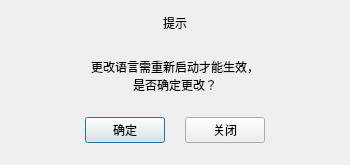
<?xml version="1.0" encoding="UTF-8"?>
<ui version="4.0">
 <class>TNLanguageChangeTipDialog</class>
 <widget class="QDialog" name="TNLanguageChangeTipDialog">
  <property name="geometry">
   <rect>
    <x>0</x>
    <y>0</y>
    <width>350</width>
    <height>165</height>
   </rect>
  </property>
  <property name="minimumSize">
   <size>
    <width>300</width>
    <height>100</height>
   </size>
  </property>
  <property name="maximumSize">
   <size>
    <width>418</width>
    <height>165</height>
   </size>
  </property>
  <property name="windowTitle">
   <string>Dialog</string>
  </property>
  <layout class="QVBoxLayout" name="verticalLayout" stretch="0,1,0">
   <property name="topMargin">
    <number>14</number>
   </property>
   <property name="bottomMargin">
    <number>22</number>
   </property>
   <item>
    <widget class="QLabel" name="languageTipTitle">
     <property name="text">
      <string>提示</string>
     </property>
     <property name="alignment">
      <set>Qt::AlignCenter</set>
     </property>
    </widget>
   </item>
   <item>
    <layout class="QVBoxLayout" name="verticalLayout_2">
     <property name="spacing">
      <number>0</number>
     </property>
     <property name="leftMargin">
      <number>0</number>
     </property>
     <property name="topMargin">
      <number>4</number>
     </property>
     <item>
      <spacer name="verticalSpacer">
       <property name="orientation">
        <enum>Qt::Vertical</enum>
       </property>
       <property name="sizeHint" stdset="0">
        <size>
         <width>20</width>
         <height>40</height>
        </size>
       </property>
      </spacer>
     </item>
     <item>
      <widget class="QLabel" name="languageTipLabel">
       <property name="minimumSize">
        <size>
         <width>0</width>
         <height>0</height>
        </size>
       </property>
       <property name="text">
        <string>更改语言需重新启动才能生效，
是否确定更改？</string>
       </property>
       <property name="alignment">
        <set>Qt::AlignHCenter|Qt::AlignTop</set>
       </property>
      </widget>
     </item>
     <item>
      <spacer name="verticalSpacer_2">
       <property name="orientation">
        <enum>Qt::Vertical</enum>
       </property>
       <property name="sizeHint" stdset="0">
        <size>
         <width>20</width>
         <height>40</height>
        </size>
       </property>
      </spacer>
     </item>
    </layout>
   </item>
   <item>
    <layout class="QHBoxLayout" name="horizontalLayout_2">
     <property name="spacing">
      <number>20</number>
     </property>
     <item>
      <spacer name="horizontalSpacer">
       <property name="orientation">
        <enum>Qt::Horizontal</enum>
       </property>
       <property name="sizeHint" stdset="0">
        <size>
         <width>40</width>
         <height>20</height>
        </size>
       </property>
      </spacer>
     </item>
     <item>
      <widget class="QPushButton" name="okButton">
       <property name="cursor">
        <cursorShape>PointingHandCursor</cursorShape>
       </property>
       <property name="text">
        <string>确定</string>
       </property>
      </widget>
     </item>
     <item>
      <widget class="QPushButton" name="cancelButton">
       <property name="cursor">
        <cursorShape>PointingHandCursor</cursorShape>
       </property>
       <property name="text">
        <string>关闭</string>
       </property>
      </widget>
     </item>
     <item>
      <spacer name="horizontalSpacer_2">
       <property name="orientation">
        <enum>Qt::Horizontal</enum>
       </property>
       <property name="sizeHint" stdset="0">
        <size>
         <width>40</width>
         <height>20</height>
        </size>
       </property>
      </spacer>
     </item>
    </layout>
   </item>
  </layout>
 </widget>
 <resources/>
 <connections/>
</ui>
